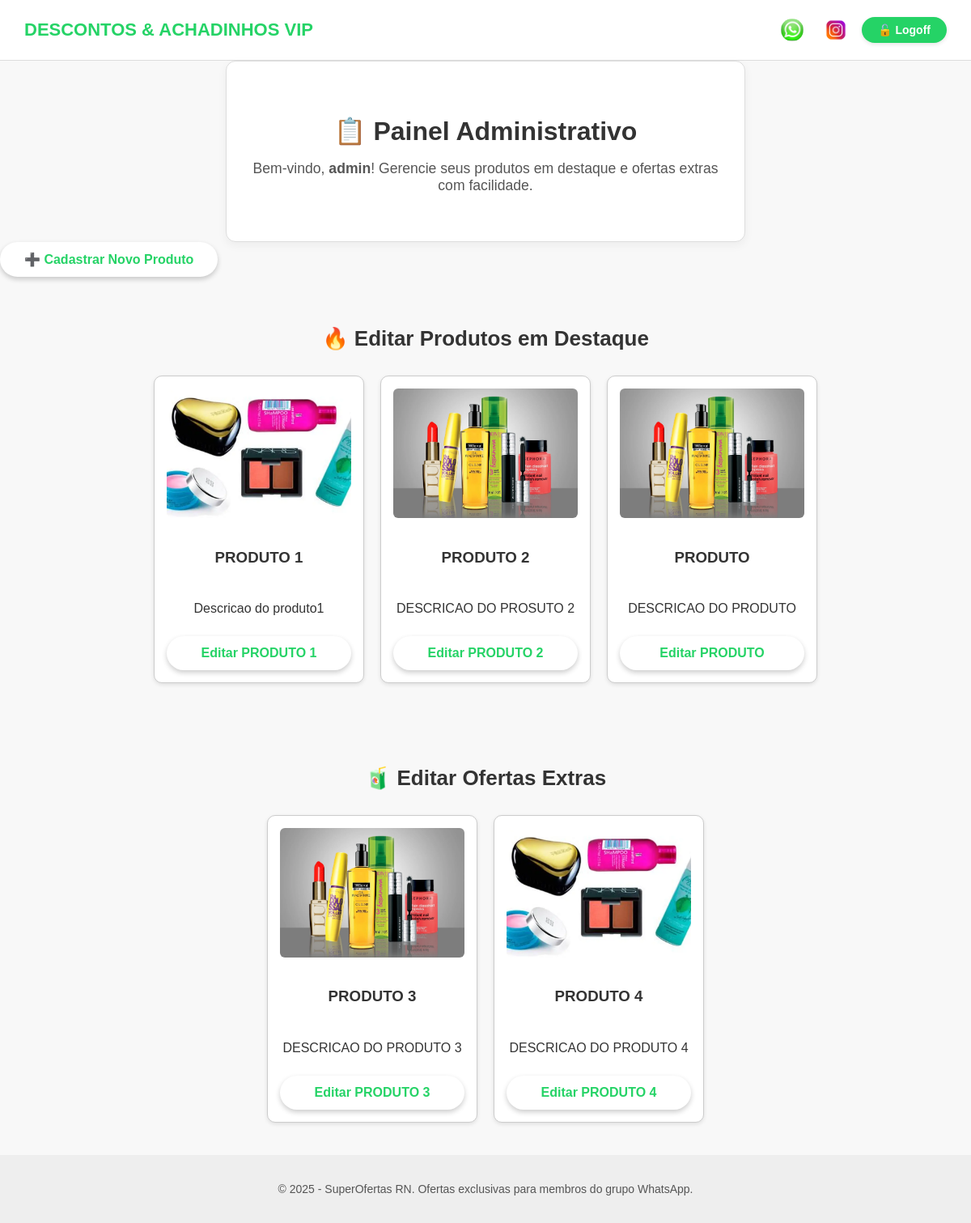
/dashboard (signed in), run on the app's committed database.
### models.py (models this page shows)
class Produto(db.Model):
    id = db.Column(db.Integer, primary_key=True)
    nome = db.Column(db.String(100), nullable=False)
    descricao = db.Column(db.Text, nullable=False)
    imagem_url = db.Column(db.String(255))
    destaque = db.Column(db.Boolean, default=False)

### routes.py (the view)
@routes.route('/dashboard')
@login_required
def dashboard():
    produtos_destaque = Produto.query.filter_by(destaque=True).all()
    ofertas_extras = Produto.query.filter_by(destaque=False).all()
    return render_template('dashboard.html', produtos_destaque=produtos_destaque, ofertas_extras=ofertas_extras)

### app.py (called while the page is built)
@login_manager.user_loader
def load_user(user_id):
    return Usuario.query.get(int(user_id))

@app.context_processor
def inject_user():
    return dict(current_user=current_user)

### templates/dashboard.html (shortened to what this page needs)
{% extends 'base.html' %}
{% block content %}
  <section class="welcome edit-produto-container">
    <h1>📋 Painel Administrativo</h1>
    <p>Bem-vindo, <strong>admin</strong>! Gerencie seus produtos em destaque e ofertas extras com facilidade.</p>
  </section>
  {% if current_user.is_authenticated %}
  <div class="dashboard-button-container">
    <a href="{{ url_for('routes.novo_produto') }}" class="cta-button">
      ➕ Cadastrar Novo Produto
    </a>
  </div>
  {% endif %}
  <section class="highlight">
    <h2>🔥 Editar Produtos em Destaque</h2>
    <div class="grid">
      {% for produto in produtos_destaque %}
      <div class="item card-dashboard">
        <img src="{{ produto.imagem_url or 'https://via.placeholder.com/200x200?text=Produto' }}" alt="{{ produto.nome }}">
        <h3>{{ produto.nome }}</h3>
        <p>{{ produto.descricao or 'Cadastre ou atualize as informações deste produto.' }}</p>
        <a class="cta-button" href="{{ url_for('routes.editar_produto', id=produto.id) }}">Editar {{ produto.nome }}</a>
      </div>
      {% else %}
      <p style="color: red;">Nenhum produto em destaque encontrado.</p>
      {% endfor %}
    </div>
  </section>
  <section class="highlight">
    <h2>🧃 Editar Ofertas Extras</h2>
    <div class="grid">
      {% for produto in ofertas_extras %}
      <div class="item card-dashboard">
        <img src="{{ produto.imagem_url or 'https://via.placeholder.com/200x200?text=Oferta' }}" alt="{{ produto.nome }}">
        <h3>{{ produto.nome }}</h3>
        <p>{{ produto.descricao or 'Cadastre ou atualize esta oferta adicional.' }}</p>
        <a class="cta-button" href="{{ url_for('routes.editar_produto', id=produto.id) }}">Editar {{ produto.nome }}</a>
      </div>
      {% else %}
      <p style="color: red;">Nenhuma oferta extra cadastrada.</p>
      {% endfor %}
    </div>
  </section>
{% endblock %}

### static/style.css (style rules this page uses)
body { font-family: Arial, sans-serif; margin: 0; padding: 0; background-color: #f8f8f8; color: #333; }
.welcome { background-color: #f0f4f8; padding: 40px 20px; border-radius: 12px; box-shadow: 0 4px 10px rgba(0,0,0,0.06); margin-bottom: 30px; text-align: center; }
.welcome h1 { font-size: 2rem; margin-bottom: 10px; color: #333; }
.welcome p { font-size: 1.1rem; color: #555; }
.cta-button { background-color: white; color: #25D366; font-weight: bold; padding: 12px 30px; border-radius: 30px; text-decoration: none; font-size: 16px; display: inline-block; box-shadow: 0 3px 6px rgba(0,0,0,0.2); transition: transform 0.2s ease; }
.highlight, .more-products { padding: 40px 20px; text-align: center; }
.highlight h2, .more-products h2 { font-size: 26px; margin-bottom: 30px; }
.grid { display: flex; flex-wrap: wrap; justify-content: center; gap: 20px; }
.item { background-color: white; border: 1px solid #ddd; border-radius: 10px; width: 200px; padding: 15px; text-align: center; box-shadow: 0 2px 5px rgba(0,0,0,0.1); transition: transform 0.2s ease; }
.item img { width: 100%; border-radius: 5px; margin-bottom: 10px; }
.item { width: 200px; height: 300px; overflow: hidden; border: 1px solid #ccc; border-radius: 8px; padding: 10px; box-sizing: border-box; text-align: center; background: #fff; }
.item img { width: 100%; height: 150px; object-fit: cover; border-radius: 4px; }
.card-dashboard { width: 260px; height: 380px; background: #fff; padding: 15px; box-sizing: border-box; border: 1px solid #ccc; border-radius: 10px; display: flex; flex-direction: column; justify-content: space-between; position: relative; text-align: center; }
.card-dashboard img { width: 100%; height: 160px; object-fit: cover; border-radius: 6px; }
.edit-produto-container { max-width: 600px; margin: 0 auto; padding: 40px 20px; background: #ffffff; border: 1px solid #ddd; border-radius: 12px; box-shadow: 0 4px 12px rgba(0,0,0,0.05); }

### data on the page
Produto: imagem_url (picture), nome "PRODUTO 1", descricao "Descricao do produto1"
Produto: imagem_url (picture), nome "PRODUTO 2", descricao "DESCRICAO DO PROSUTO 2"
Produto: imagem_url (picture), nome "PRODUTO", descricao "DESCRICAO DO PRODUTO"
Produto: imagem_url (picture), nome "PRODUTO 3", descricao "DESCRICAO DO PRODUTO 3"
Produto: imagem_url (picture), nome "PRODUTO 4", descricao "DESCRICAO DO PRODUTO 4"
